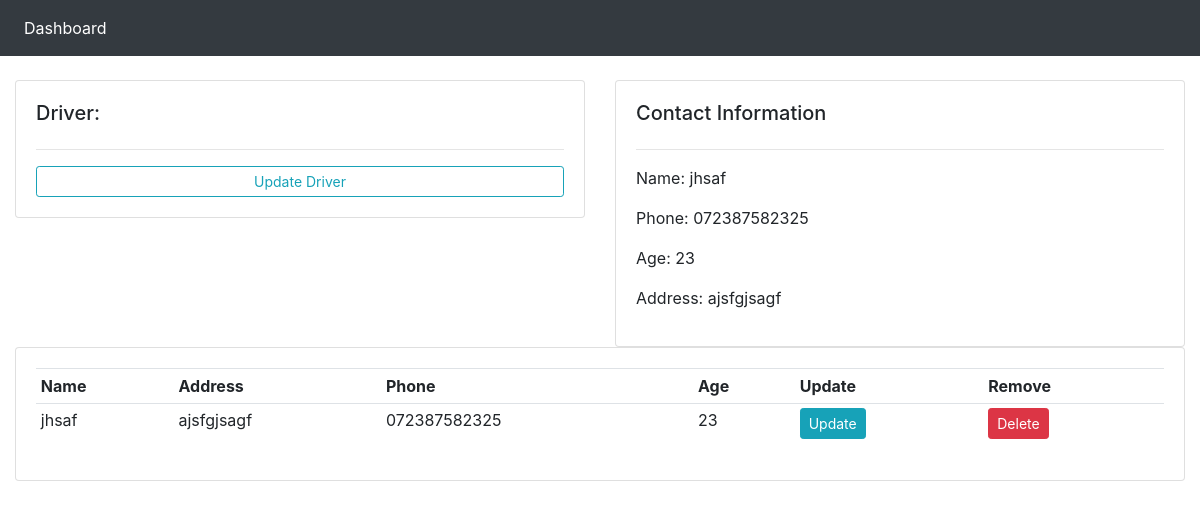
The page /driver/4/ on the database its author committed.
### BusDriver/models.py (models this page shows, shortened)
class Driver(models.Model):
    name = models.CharField(max_length=50)
    address = models.CharField(max_length=100,blank=True,null=True)
    phone = models.CharField(max_length=12,null=True,blank=True)
    age = models.IntegerField(blank=True,null=True)

### BusDriver/views.py (the view)
# urls.py: path('driver/<int:pk>/',views.driver,name = 'driver-page'),
def driver(request,pk):
    driver = Driver.objects.get(id = pk)
    context = {
        'driver':driver
    }
    return render(request,'BusDriver/Driver.html',context)

### BusDriver/templates/BusDriver/Driver.html
{%  extends 'BusDriver/main.html' %}
{% block content %}
	<br>
<div class="row">
	<div class="col-md">
		<div class="card card-body">
			<h5>Driver:</h5>
			<hr>
			<a class="btn btn-outline-info  btn-sm btn-block" href="">Update Driver</a>
		</div>
	</div>
	<div class="col-md">
		<div class="card card-body">
			<h5>Contact Information</h5>
			<hr>
			<p>Name: {{driver.name}}</p>
			<p>Phone: {{driver.phone}}</p>
			<p>Age: {{driver.age}}</p>
			<p>Address: {{driver.address}}</p>
		</div>
	</div>
</div>
<div class="row">
	<div class="col-md">
		<div class="card card-body">
			<table class="table table-sm">
				<tr>
					<th>Name</th>
					<th>Address</th>
					<th>Phone</th>
					<th>Age</th>
					<th>Update</th>
					<th>Remove</th>
				</tr>
				<tr>
					<td>{{driver.name}}</td>
					<td>{{driver.address}}</td>
					<td>{{driver.phone}}</td>
					<td>{{driver.age}}</td>
					<td><a class="btn btn-sm btn-info" href="{% url 'update_driver' driver.id %}">Update</a></td>
					<td><a class="btn btn-sm btn-danger" href="{% url 'delete_driver' driver.id %}">Delete</a></td>
				</tr>
			</table>
		</div>
	</div>
</div>
{% endblock %}

### rows shown on the page
Driver: name "jhsaf", phone "072387582325", age "23", address "ajsfgjsagf"
